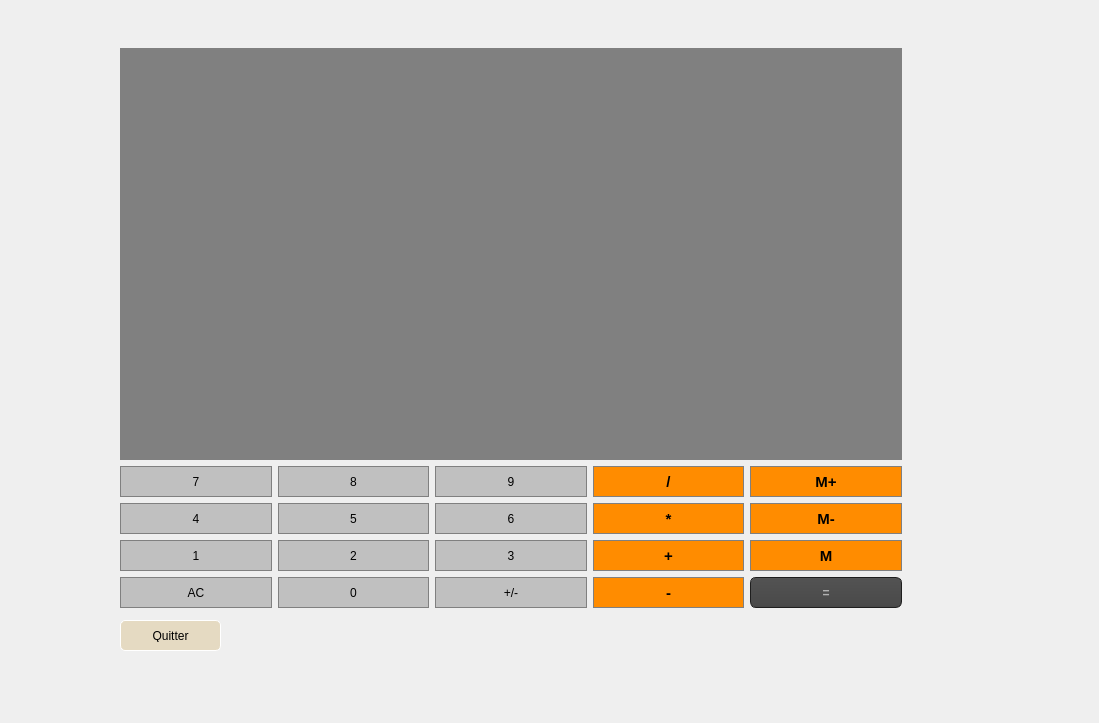
<?xml version="1.0" encoding="UTF-8"?>
<ui version="4.0">
 <class>calculator</class>
 <widget class="QDialog" name="calculator">
  <property name="geometry">
   <rect>
    <x>0</x>
    <y>0</y>
    <width>1099</width>
    <height>723</height>
   </rect>
  </property>
  <property name="windowTitle">
   <string>Dialog</string>
  </property>
  <widget class="QPushButton" name="Button6">
   <property name="geometry">
    <rect>
     <x>435</x>
     <y>503</y>
     <width>152</width>
     <height>31</height>
    </rect>
   </property>
   <property name="sizePolicy">
    <sizepolicy hsizetype="Preferred" vsizetype="Preferred">
     <horstretch>0</horstretch>
     <verstretch>0</verstretch>
    </sizepolicy>
   </property>
   <property name="styleSheet">
    <string notr="true">QPushButton {
     background-color: #C0C0C0; border: 1px solid gray;
	border-radius: 0px;
	padding: 5px;
}
QPushButton:pressed {
    background-color: #A9A9A9; border: 1px solid gray;
	border-radius: 0px;
	padding: 5px;
}
 </string>
   </property>
   <property name="text">
    <string>6</string>
   </property>
  </widget>
  <widget class="QPushButton" name="Button3">
   <property name="geometry">
    <rect>
     <x>435</x>
     <y>540</y>
     <width>152</width>
     <height>31</height>
    </rect>
   </property>
   <property name="sizePolicy">
    <sizepolicy hsizetype="Preferred" vsizetype="Preferred">
     <horstretch>0</horstretch>
     <verstretch>0</verstretch>
    </sizepolicy>
   </property>
   <property name="styleSheet">
    <string notr="true">QPushButton {
     background-color: #C0C0C0; border: 1px solid gray;
	border-radius: 0px;
	padding: 5px;
}
QPushButton:pressed {
    background-color: #A9A9A9; border: 1px solid gray;
	border-radius: 0px;
	padding: 5px;
}
 </string>
   </property>
   <property name="text">
    <string>3</string>
   </property>
  </widget>
  <widget class="QPushButton" name="Divide">
   <property name="geometry">
    <rect>
     <x>593</x>
     <y>466</y>
     <width>151</width>
     <height>31</height>
    </rect>
   </property>
   <property name="sizePolicy">
    <sizepolicy hsizetype="Preferred" vsizetype="Preferred">
     <horstretch>0</horstretch>
     <verstretch>0</verstretch>
    </sizepolicy>
   </property>
   <property name="font">
    <font>
     <pointsize>11</pointsize>
     <weight>75</weight>
     <bold>true</bold>
    </font>
   </property>
   <property name="styleSheet">
    <string notr="true">QPushButton {
     background-color: #FF8C00; border: 1px solid gray;
	border-radius: 0px;
	padding: 5px;
}
QPushButton:pressed {
    background-color: #A9A9A9; border: 1px solid gray;
	border-radius: 0px;
	padding: 5px;
}
 </string>
   </property>
   <property name="text">
    <string>/</string>
   </property>
  </widget>
  <widget class="QPushButton" name="Multiply">
   <property name="geometry">
    <rect>
     <x>593</x>
     <y>503</y>
     <width>151</width>
     <height>31</height>
    </rect>
   </property>
   <property name="sizePolicy">
    <sizepolicy hsizetype="Preferred" vsizetype="Preferred">
     <horstretch>0</horstretch>
     <verstretch>0</verstretch>
    </sizepolicy>
   </property>
   <property name="font">
    <font>
     <pointsize>11</pointsize>
     <weight>75</weight>
     <bold>true</bold>
    </font>
   </property>
   <property name="styleSheet">
    <string notr="true">QPushButton {
     background-color: #FF8C00; border: 1px solid gray;
	border-radius: 0px;
	padding: 5px;
}
QPushButton:pressed {
    background-color: #A9A9A9; border: 1px solid gray;
	border-radius: 0px;
	padding: 5px;
}
 </string>
   </property>
   <property name="text">
    <string>*</string>
   </property>
  </widget>
  <widget class="QPushButton" name="Subtract">
   <property name="geometry">
    <rect>
     <x>593</x>
     <y>577</y>
     <width>151</width>
     <height>31</height>
    </rect>
   </property>
   <property name="sizePolicy">
    <sizepolicy hsizetype="Preferred" vsizetype="Preferred">
     <horstretch>0</horstretch>
     <verstretch>0</verstretch>
    </sizepolicy>
   </property>
   <property name="font">
    <font>
     <pointsize>11</pointsize>
     <weight>75</weight>
     <bold>true</bold>
    </font>
   </property>
   <property name="styleSheet">
    <string notr="true">QPushButton {
     background-color: #FF8C00; border: 1px solid gray;
	border-radius: 0px;
	padding: 5px;
}
QPushButton:pressed {
    background-color: #A9A9A9; border: 1px solid gray;
	border-radius: 0px;
	padding: 5px;
}
 </string>
   </property>
   <property name="text">
    <string>-</string>
   </property>
  </widget>
  <widget class="QPushButton" name="MemAdd">
   <property name="geometry">
    <rect>
     <x>750</x>
     <y>466</y>
     <width>152</width>
     <height>31</height>
    </rect>
   </property>
   <property name="sizePolicy">
    <sizepolicy hsizetype="Preferred" vsizetype="Preferred">
     <horstretch>0</horstretch>
     <verstretch>0</verstretch>
    </sizepolicy>
   </property>
   <property name="font">
    <font>
     <pointsize>11</pointsize>
     <weight>75</weight>
     <bold>true</bold>
    </font>
   </property>
   <property name="styleSheet">
    <string notr="true">QPushButton {
     background-color: #FF8C00; border: 1px solid gray;
	border-radius: 0px;
	padding: 5px;
}
QPushButton:pressed {
    background-color: #A9A9A9; border: 1px solid gray;
	border-radius: 0px;
	padding: 5px;
}
 </string>
   </property>
   <property name="text">
    <string>M+</string>
   </property>
  </widget>
  <widget class="QPushButton" name="Button5">
   <property name="geometry">
    <rect>
     <x>278</x>
     <y>503</y>
     <width>151</width>
     <height>31</height>
    </rect>
   </property>
   <property name="sizePolicy">
    <sizepolicy hsizetype="Preferred" vsizetype="Preferred">
     <horstretch>0</horstretch>
     <verstretch>0</verstretch>
    </sizepolicy>
   </property>
   <property name="styleSheet">
    <string notr="true">QPushButton {
     background-color: #C0C0C0; border: 1px solid gray;
	border-radius: 0px;
	padding: 5px;
}
QPushButton:pressed {
    background-color: #A9A9A9; border: 1px solid gray;
	border-radius: 0px;
	padding: 5px;
}
 </string>
   </property>
   <property name="text">
    <string>5</string>
   </property>
  </widget>
  <widget class="QPushButton" name="pushButton_Q">
   <property name="geometry">
    <rect>
     <x>120</x>
     <y>620</y>
     <width>101</width>
     <height>31</height>
    </rect>
   </property>
   <property name="styleSheet">
    <string notr="true">QPushButton {
	
	font: 12pt &quot;MV Boli&quot;;
    background-color: #e5dac2;
    border: 1px solid #ffffff;
    border-radius: 5px;
    color: black;
    padding: 8px 16px;
}

QPushButton:hover {
    background-color: #e5dac2;
}

</string>
   </property>
   <property name="text">
    <string>Quitter</string>
   </property>
  </widget>
  <widget class="QPushButton" name="ChangeSign">
   <property name="geometry">
    <rect>
     <x>435</x>
     <y>577</y>
     <width>152</width>
     <height>31</height>
    </rect>
   </property>
   <property name="sizePolicy">
    <sizepolicy hsizetype="Preferred" vsizetype="Preferred">
     <horstretch>0</horstretch>
     <verstretch>0</verstretch>
    </sizepolicy>
   </property>
   <property name="styleSheet">
    <string notr="true">QPushButton {
     background-color: #C0C0C0; border: 1px solid gray;
	border-radius: 0px;
	padding: 5px;
}
QPushButton:pressed {
    background-color: #A9A9A9; border: 1px solid gray;
	border-radius: 0px;
	padding: 5px;
}
 </string>
   </property>
   <property name="text">
    <string>+/-</string>
   </property>
  </widget>
  <widget class="QPushButton" name="Equals">
   <property name="geometry">
    <rect>
     <x>750</x>
     <y>577</y>
     <width>152</width>
     <height>31</height>
    </rect>
   </property>
   <property name="sizePolicy">
    <sizepolicy hsizetype="Preferred" vsizetype="Preferred">
     <horstretch>0</horstretch>
     <verstretch>0</verstretch>
    </sizepolicy>
   </property>
   <property name="font">
    <font>
     <pointsize>-1</pointsize>
     <weight>75</weight>
     <bold>true</bold>
    </font>
   </property>
   <property name="styleSheet">
    <string notr="true">QToolTip
{
     border: 1px solid black;
     background-color: #ffa02f;
     padding: 1px;
     border-radius: 3px;
     opacity: 100;
}

QWidget
{
    color: #b1b1b1;
    background-color: #323232;
}

QWidget:item:hover
{
    background-color: QLinearGradient( x1: 0, y1: 0, x2: 0, y2: 1, stop: 0 #ffa02f, stop: 1 #ca0619);
    color: #000000;
}

QWidget:item:selected
{
    background-color: QLinearGradient( x1: 0, y1: 0, x2: 0, y2: 1, stop: 0 #ffa02f, stop: 1 #d7801a);
}

QMenuBar::item
{
    background: transparent;
}

QMenuBar::item:selected
{
    background: transparent;
    border: 1px solid #ffaa00;
}

QMenuBar::item:pressed
{
    background: #444;
    border: 1px solid #000;
    background-color: QLinearGradient(
        x1:0, y1:0,
        x2:0, y2:1,
        stop:1 #212121,
        stop:0.4 #343434/*,
        stop:0.2 #343434,
        stop:0.1 #ffaa00*/
    );
    margin-bottom:-1px;
    padding-bottom:1px;
}

QMenu
{
    border: 1px solid #000;
}

QMenu::item
{
    padding: 2px 20px 2px 20px;
}

QMenu::item:selected
{
    color: #000000;
}

QWidget:disabled
{
    color: #404040;
    background-color: #323232;
}

QAbstractItemView
{
    background-color: QLinearGradient( x1: 0, y1: 0, x2: 0, y2: 1, stop: 0 #4d4d4d, stop: 0.1 #646464, stop: 1 #5d5d5d);
}

QWidget:focus
{
    /*border: 2px solid QLinearGradient( x1: 0, y1: 0, x2: 0, y2: 1, stop: 0 #ffa02f, stop: 1 #d7801a);*/
}

QLineEdit
{
    background-color: QLinearGradient( x1: 0, y1: 0, x2: 0, y2: 1, stop: 0 #4d4d4d, stop: 0 #646464, stop: 1 #5d5d5d);
    padding: 1px;
    border-style: solid;
    border: 1px solid #1e1e1e;
    border-radius: 5;
}

QPushButton
{
    color: #b1b1b1;
    background-color: QLinearGradient( x1: 0, y1: 0, x2: 0, y2: 1, stop: 0 #565656, stop: 0.1 #525252, stop: 0.5 #4e4e4e, stop: 0.9 #4a4a4a, stop: 1 #464646);
    border-width: 1px;
    border-color: #1e1e1e;
    border-style: solid;
    border-radius: 6;
    padding: 3px;
    font-size: 12px;
    padding-left: 5px;
    padding-right: 5px;
}

QPushButton:pressed
{
    background-color: QLinearGradient( x1: 0, y1: 0, x2: 0, y2: 1, stop: 0 #2d2d2d, stop: 0.1 #2b2b2b, stop: 0.5 #292929, stop: 0.9 #282828, stop: 1 #252525);
}

QComboBox
{
    selection-background-color: #ffaa00;
    background-color: QLinearGradient( x1: 0, y1: 0, x2: 0, y2: 1, stop: 0 #565656, stop: 0.1 #525252, stop: 0.5 #4e4e4e, stop: 0.9 #4a4a4a, stop: 1 #464646);
    border-style: solid;
    border: 1px solid #1e1e1e;
    border-radius: 5;
}

QComboBox:hover,QPushButton:hover
{
    border: 2px solid QLinearGradient( x1: 0, y1: 0, x2: 0, y2: 1, stop: 0 #ffa02f, stop: 1 #d7801a);
}


QComboBox:on
{
    padding-top: 3px;
    padding-left: 4px;
    background-color: QLinearGradient( x1: 0, y1: 0, x2: 0, y2: 1, stop: 0 #2d2d2d, stop: 0.1 #2b2b2b, stop: 0.5 #292929, stop: 0.9 #282828, stop: 1 #252525);
    selection-background-color: #ffaa00;
}

QComboBox QAbstractItemView
{
    border: 2px solid darkgray;
    selection-background-color: QLinearGradient( x1: 0, y1: 0, x2: 0, y2: 1, stop: 0 #ffa02f, stop: 1 #d7801a);
}

QComboBox::drop-down
{
     subcontrol-origin: padding;
     subcontrol-position: top right;
     width: 15px;

     border-left-width: 0px;
     border-left-color: darkgray;
     border-left-style: solid; /* just a single line */
     border-top-right-radius: 3px; /* same radius as the QComboBox */
     border-bottom-right-radius: 3px;
 }

QComboBox::down-arrow
{
     image: url(:/down_arrow.png);
}

QGroupBox:focus
{
border: 2px solid QLinearGradient( x1: 0, y1: 0, x2: 0, y2: 1, stop: 0 #ffa02f, stop: 1 #d7801a);
}

QTextEdit:focus
{
    border: 2px solid QLinearGradient( x1: 0, y1: 0, x2: 0, y2: 1, stop: 0 #ffa02f, stop: 1 #d7801a);
}

QScrollBar:horizontal {
     border: 1px solid #222222;
     background: QLinearGradient( x1: 0, y1: 0, x2: 0, y2: 1, stop: 0.0 #121212, stop: 0.2 #282828, stop: 1 #484848);
     height: 7px;
     margin: 0px 16px 0 16px;
}

QScrollBar::handle:horizontal
{
      background: QLinearGradient( x1: 0, y1: 0, x2: 1, y2: 0, stop: 0 #ffa02f, stop: 0.5 #d7801a, stop: 1 #ffa02f);
      min-height: 20px;
      border-radius: 2px;
}

QScrollBar::add-line:horizontal {
      border: 1px solid #1b1b19;
      border-radius: 2px;
      background: QLinearGradient( x1: 0, y1: 0, x2: 1, y2: 0, stop: 0 #ffa02f, stop: 1 #d7801a);
      width: 14px;
      subcontrol-position: right;
      subcontrol-origin: margin;
}

QScrollBar::sub-line:horizontal {
      border: 1px solid #1b1b19;
      border-radius: 2px;
      background: QLinearGradient( x1: 0, y1: 0, x2: 1, y2: 0, stop: 0 #ffa02f, stop: 1 #d7801a);
      width: 14px;
     subcontrol-position: left;
     subcontrol-origin: margin;
}

QScrollBar::right-arrow:horizontal, QScrollBar::left-arrow:horizontal
{
      border: 1px solid black;
      width: 1px;
      height: 1px;
      background: white;
}

QScrollBar::add-page:horizontal, QScrollBar::sub-page:horizontal
{
      background: none;
}

QScrollBar:vertical
{
      background: QLinearGradient( x1: 0, y1: 0, x2: 1, y2: 0, stop: 0.0 #121212, stop: 0.2 #282828, stop: 1 #484848);
      width: 7px;
      margin: 16px 0 16px 0;
      border: 1px solid #222222;
}

QScrollBar::handle:vertical
{
      background: QLinearGradient( x1: 0, y1: 0, x2: 0, y2: 1, stop: 0 #ffa02f, stop: 0.5 #d7801a, stop: 1 #ffa02f);
      min-height: 20px;
      border-radius: 2px;
}

QScrollBar::add-line:vertical
{
      border: 1px solid #1b1b19;
      border-radius: 2px;
      background: QLinearGradient( x1: 0, y1: 0, x2: 0, y2: 1, stop: 0 #ffa02f, stop: 1 #d7801a);
      height: 14px;
      subcontrol-position: bottom;
      subcontrol-origin: margin;
}

QScrollBar::sub-line:vertical
{
      border: 1px solid #1b1b19;
      border-radius: 2px;
      background: QLinearGradient( x1: 0, y1: 0, x2: 0, y2: 1, stop: 0 #d7801a, stop: 1 #ffa02f);
      height: 14px;
      subcontrol-position: top;
      subcontrol-origin: margin;
}

QScrollBar::up-arrow:vertical, QScrollBar::down-arrow:vertical
{
      border: 1px solid black;
      width: 1px;
      height: 1px;
      background: white;
}


QScrollBar::add-page:vertical, QScrollBar::sub-page:vertical
{
      background: none;
}

QTextEdit
{
    background-color: #242424;
}

QPlainTextEdit
{
    background-color: #242424;
}

QHeaderView::section
{
    background-color: QLinearGradient(x1:0, y1:0, x2:0, y2:1, stop:0 #616161, stop: 0.5 #505050, stop: 0.6 #434343, stop:1 #656565);
    color: white;
    padding-left: 4px;
    border: 1px solid #6c6c6c;
}

QCheckBox:disabled
{
color: #414141;
}

QDockWidget::title
{
    text-align: center;
    spacing: 3px; /* spacing between items in the tool bar */
    background-color: QLinearGradient(x1:0, y1:0, x2:0, y2:1, stop:0 #323232, stop: 0.5 #242424, stop:1 #323232);
}

QDockWidget::close-button, QDockWidget::float-button
{
    text-align: center;
    spacing: 1px; /* spacing between items in the tool bar */
    background-color: QLinearGradient(x1:0, y1:0, x2:0, y2:1, stop:0 #323232, stop: 0.5 #242424, stop:1 #323232);
}

QDockWidget::close-button:hover, QDockWidget::float-button:hover
{
    background: #242424;
}

QDockWidget::close-button:pressed, QDockWidget::float-button:pressed
{
    padding: 1px -1px -1px 1px;
}

QMainWindow::separator
{
    background-color: QLinearGradient(x1:0, y1:0, x2:0, y2:1, stop:0 #161616, stop: 0.5 #151515, stop: 0.6 #212121, stop:1 #343434);
    color: white;
    padding-left: 4px;
    border: 1px solid #4c4c4c;
    spacing: 3px; /* spacing between items in the tool bar */
}

QMainWindow::separator:hover
{

    background-color: QLinearGradient(x1:0, y1:0, x2:0, y2:1, stop:0 #d7801a, stop:0.5 #b56c17 stop:1 #ffa02f);
    color: white;
    padding-left: 4px;
    border: 1px solid #6c6c6c;
    spacing: 3px; /* spacing between items in the tool bar */
}

QToolBar::handle
{
     spacing: 3px; /* spacing between items in the tool bar */
     background: url(:/images/handle.png);
}

QMenu::separator
{
    height: 2px;
    background-color: QLinearGradient(x1:0, y1:0, x2:0, y2:1, stop:0 #161616, stop: 0.5 #151515, stop: 0.6 #212121, stop:1 #343434);
    color: white;
    padding-left: 4px;
    margin-left: 10px;
    margin-right: 5px;
}

QProgressBar
{
    border: 2px solid grey;
    border-radius: 5px;
    text-align: center;
}

QProgressBar::chunk
{
    background-color: #d7801a;
    width: 2.15px;
    margin: 0.5px;
}

QTabBar::tab {
    color: #b1b1b1;
    border: 1px solid #444;
    border-bottom-style: none;
    background-color: #323232;
    padding-left: 10px;
    padding-right: 10px;
    padding-top: 3px;
    padding-bottom: 2px;
    margin-right: -1px;
}

QTabWidget::pane {
    border: 1px solid #444;
    top: 1px;
}

QTabBar::tab:last
{
    margin-right: 0; /* the last selected tab has nothing to overlap with on the right */
    border-top-right-radius: 3px;
}

QTabBar::tab:first:!selected
{
 margin-left: 0px; /* the last selected tab has nothing to overlap with on the right */


    border-top-left-radius: 3px;
}

QTabBar::tab:!selected
{
    color: #b1b1b1;
    border-bottom-style: solid;
    margin-top: 3px;
    background-color: QLinearGradient(x1:0, y1:0, x2:0, y2:1, stop:1 #212121, stop:.4 #343434);
}

QTabBar::tab:selected
{
    border-top-left-radius: 3px;
    border-top-right-radius: 3px;
    margin-bottom: 0px;
}

QTabBar::tab:!selected:hover
{
    /*border-top: 2px solid #ffaa00;
    padding-bottom: 3px;*/
    border-top-left-radius: 3px;
    border-top-right-radius: 3px;
    background-color: QLinearGradient(x1:0, y1:0, x2:0, y2:1, stop:1 #212121, stop:0.4 #343434, stop:0.2 #343434, stop:0.1 #ffaa00);
}

QRadioButton::indicator:checked, QRadioButton::indicator:unchecked{
    color: #b1b1b1;
    background-color: #323232;
    border: 1px solid #b1b1b1;
    border-radius: 6px;
}

QRadioButton::indicator:checked
{
    background-color: qradialgradient(
        cx: 0.5, cy: 0.5,
        fx: 0.5, fy: 0.5,
        radius: 1.0,
        stop: 0.25 #ffaa00,
        stop: 0.3 #323232
    );
}

QCheckBox::indicator{
    color: #b1b1b1;
    background-color: #323232;
    border: 1px solid #b1b1b1;
    width: 9px;
    height: 9px;
}

QRadioButton::indicator
{
    border-radius: 6px;
}

QRadioButton::indicator:hover, QCheckBox::indicator:hover
{
    border: 1px solid #ffaa00;
}

QCheckBox::indicator:checked
{
    image:url(:/images/checkbox.png);
}

QCheckBox::indicator:disabled, QRadioButton::indicator:disabled
{
    border: 1px solid #444;
}</string>
   </property>
   <property name="text">
    <string>=</string>
   </property>
  </widget>
  <widget class="QPushButton" name="Button0">
   <property name="geometry">
    <rect>
     <x>278</x>
     <y>577</y>
     <width>151</width>
     <height>31</height>
    </rect>
   </property>
   <property name="sizePolicy">
    <sizepolicy hsizetype="Preferred" vsizetype="Preferred">
     <horstretch>0</horstretch>
     <verstretch>0</verstretch>
    </sizepolicy>
   </property>
   <property name="styleSheet">
    <string notr="true">QPushButton {
     background-color: #C0C0C0; border: 1px solid gray;
	border-radius: 0px;
	padding: 5px;
}
QPushButton:pressed {
    background-color: #A9A9A9; border: 1px solid gray;
	border-radius: 0px;
	padding: 5px;
}
 </string>
   </property>
   <property name="text">
    <string>0</string>
   </property>
  </widget>
  <widget class="QPushButton" name="Add">
   <property name="geometry">
    <rect>
     <x>593</x>
     <y>540</y>
     <width>151</width>
     <height>31</height>
    </rect>
   </property>
   <property name="sizePolicy">
    <sizepolicy hsizetype="Preferred" vsizetype="Preferred">
     <horstretch>0</horstretch>
     <verstretch>0</verstretch>
    </sizepolicy>
   </property>
   <property name="font">
    <font>
     <pointsize>11</pointsize>
     <weight>75</weight>
     <bold>true</bold>
    </font>
   </property>
   <property name="styleSheet">
    <string notr="true">QPushButton {
     background-color: #FF8C00; border: 1px solid gray;
	border-radius: 0px;
	padding: 5px;
}
QPushButton:pressed {
    background-color: #A9A9A9; border: 1px solid gray;
	border-radius: 0px;
	padding: 5px;
}
 </string>
   </property>
   <property name="text">
    <string>+</string>
   </property>
  </widget>
  <widget class="QPushButton" name="Clear">
   <property name="geometry">
    <rect>
     <x>120</x>
     <y>577</y>
     <width>152</width>
     <height>31</height>
    </rect>
   </property>
   <property name="sizePolicy">
    <sizepolicy hsizetype="Preferred" vsizetype="Preferred">
     <horstretch>0</horstretch>
     <verstretch>0</verstretch>
    </sizepolicy>
   </property>
   <property name="styleSheet">
    <string notr="true">QPushButton {
     background-color: #C0C0C0; border: 1px solid gray;
	border-radius: 0px;
	padding: 5px;
}
QPushButton:pressed {
    background-color: #A9A9A9; border: 1px solid gray;
	border-radius: 0px;
	padding: 5px;
}
 </string>
   </property>
   <property name="text">
    <string>AC</string>
   </property>
  </widget>
  <widget class="QPushButton" name="Button2">
   <property name="geometry">
    <rect>
     <x>278</x>
     <y>540</y>
     <width>151</width>
     <height>31</height>
    </rect>
   </property>
   <property name="sizePolicy">
    <sizepolicy hsizetype="Preferred" vsizetype="Preferred">
     <horstretch>0</horstretch>
     <verstretch>0</verstretch>
    </sizepolicy>
   </property>
   <property name="styleSheet">
    <string notr="true">QPushButton {
     background-color: #C0C0C0; border: 1px solid gray;
	border-radius: 0px;
	padding: 5px;
}
QPushButton:pressed {
    background-color: #A9A9A9; border: 1px solid gray;
	border-radius: 0px;
	padding: 5px;
}
 </string>
   </property>
   <property name="text">
    <string>2</string>
   </property>
  </widget>
  <widget class="QPushButton" name="MemGet">
   <property name="geometry">
    <rect>
     <x>750</x>
     <y>540</y>
     <width>152</width>
     <height>31</height>
    </rect>
   </property>
   <property name="sizePolicy">
    <sizepolicy hsizetype="Preferred" vsizetype="Preferred">
     <horstretch>0</horstretch>
     <verstretch>0</verstretch>
    </sizepolicy>
   </property>
   <property name="font">
    <font>
     <pointsize>11</pointsize>
     <weight>75</weight>
     <bold>true</bold>
    </font>
   </property>
   <property name="styleSheet">
    <string notr="true">QPushButton {
     background-color: #FF8C00; border: 1px solid gray;
	border-radius: 0px;
	padding: 5px;
}
QPushButton:pressed {
    background-color: #A9A9A9; border: 1px solid gray;
	border-radius: 0px;
	padding: 5px;
}
 </string>
   </property>
   <property name="text">
    <string>M</string>
   </property>
  </widget>
  <widget class="QPushButton" name="Button8">
   <property name="geometry">
    <rect>
     <x>278</x>
     <y>466</y>
     <width>151</width>
     <height>31</height>
    </rect>
   </property>
   <property name="sizePolicy">
    <sizepolicy hsizetype="Preferred" vsizetype="Preferred">
     <horstretch>0</horstretch>
     <verstretch>0</verstretch>
    </sizepolicy>
   </property>
   <property name="styleSheet">
    <string notr="true">QPushButton {
     background-color: #C0C0C0; border: 1px solid gray;
	border-radius: 0px;
	padding: 5px;
}
QPushButton:pressed {
    background-color: #A9A9A9; border: 1px solid gray;
	border-radius: 0px;
	padding: 5px;
}
 </string>
   </property>
   <property name="text">
    <string>8</string>
   </property>
  </widget>
  <widget class="QPushButton" name="Button4">
   <property name="geometry">
    <rect>
     <x>120</x>
     <y>503</y>
     <width>152</width>
     <height>31</height>
    </rect>
   </property>
   <property name="sizePolicy">
    <sizepolicy hsizetype="Preferred" vsizetype="Preferred">
     <horstretch>0</horstretch>
     <verstretch>0</verstretch>
    </sizepolicy>
   </property>
   <property name="styleSheet">
    <string notr="true">QPushButton {
     background-color: #C0C0C0; border: 1px solid gray;
	border-radius: 0px;
	padding: 5px;
}
QPushButton:pressed {
    background-color: #A9A9A9; border: 1px solid gray;
	border-radius: 0px;
	padding: 5px;
}
 </string>
   </property>
   <property name="text">
    <string>4</string>
   </property>
  </widget>
  <widget class="QPushButton" name="MemClear">
   <property name="geometry">
    <rect>
     <x>750</x>
     <y>503</y>
     <width>152</width>
     <height>31</height>
    </rect>
   </property>
   <property name="sizePolicy">
    <sizepolicy hsizetype="Preferred" vsizetype="Preferred">
     <horstretch>0</horstretch>
     <verstretch>0</verstretch>
    </sizepolicy>
   </property>
   <property name="font">
    <font>
     <pointsize>11</pointsize>
     <weight>75</weight>
     <bold>true</bold>
    </font>
   </property>
   <property name="styleSheet">
    <string notr="true">QPushButton {
     background-color: #FF8C00; border: 1px solid gray;
	border-radius: 0px;
	padding: 5px;
}
QPushButton:pressed {
    background-color: #A9A9A9; border: 1px solid gray;
	border-radius: 0px;
	padding: 5px;
}
 </string>
   </property>
   <property name="text">
    <string>M-</string>
   </property>
  </widget>
  <widget class="QPushButton" name="Button9">
   <property name="geometry">
    <rect>
     <x>435</x>
     <y>466</y>
     <width>152</width>
     <height>31</height>
    </rect>
   </property>
   <property name="sizePolicy">
    <sizepolicy hsizetype="Preferred" vsizetype="Preferred">
     <horstretch>0</horstretch>
     <verstretch>0</verstretch>
    </sizepolicy>
   </property>
   <property name="styleSheet">
    <string notr="true">QPushButton {
     background-color: #C0C0C0; border: 1px solid gray;
	border-radius: 0px;
	padding: 5px;
}
QPushButton:pressed {
    background-color: #A9A9A9; border: 1px solid gray;
	border-radius: 0px;
	padding: 5px;
}
 </string>
   </property>
   <property name="text">
    <string>9</string>
   </property>
  </widget>
  <widget class="QLineEdit" name="Display">
   <property name="geometry">
    <rect>
     <x>120</x>
     <y>48</y>
     <width>782</width>
     <height>412</height>
    </rect>
   </property>
   <property name="sizePolicy">
    <sizepolicy hsizetype="Preferred" vsizetype="Expanding">
     <horstretch>0</horstretch>
     <verstretch>0</verstretch>
    </sizepolicy>
   </property>
   <property name="font">
    <font>
     <family>Microsoft PhagsPa</family>
     <pointsize>20</pointsize>
     <weight>50</weight>
     <bold>false</bold>
    </font>
   </property>
   <property name="styleSheet">
    <string notr="true">QLineEdit {
     background-color: gray; border: 1px solid gray;
	color: #ffffff;}</string>
   </property>
   <property name="text">
    <string/>
   </property>
   <property name="alignment">
    <set>Qt::AlignRight|Qt::AlignTrailing|Qt::AlignVCenter</set>
   </property>
  </widget>
  <widget class="QPushButton" name="Button7">
   <property name="geometry">
    <rect>
     <x>120</x>
     <y>466</y>
     <width>152</width>
     <height>31</height>
    </rect>
   </property>
   <property name="sizePolicy">
    <sizepolicy hsizetype="Preferred" vsizetype="Preferred">
     <horstretch>0</horstretch>
     <verstretch>0</verstretch>
    </sizepolicy>
   </property>
   <property name="styleSheet">
    <string notr="true">QPushButton {
     background-color: #C0C0C0; border: 1px solid gray;
	border-radius: 0px;
	padding: 5px;
}
QPushButton:pressed {
    background-color: #A9A9A9; border: 1px solid gray;
	border-radius: 0px;
	padding: 5px;
}
 </string>
   </property>
   <property name="text">
    <string>7</string>
   </property>
  </widget>
  <widget class="QPushButton" name="Button1">
   <property name="geometry">
    <rect>
     <x>120</x>
     <y>540</y>
     <width>152</width>
     <height>31</height>
    </rect>
   </property>
   <property name="sizePolicy">
    <sizepolicy hsizetype="Preferred" vsizetype="Preferred">
     <horstretch>0</horstretch>
     <verstretch>0</verstretch>
    </sizepolicy>
   </property>
   <property name="styleSheet">
    <string notr="true">QPushButton {
     background-color: #C0C0C0; border: 1px solid gray;
	border-radius: 0px;
	padding: 5px;
}
QPushButton:pressed {
    background-color: #A9A9A9; border: 1px solid gray;
	border-radius: 0px;
	padding: 5px;
}
 </string>
   </property>
   <property name="text">
    <string>1</string>
   </property>
  </widget>
 </widget>
 <resources/>
 <connections/>
</ui>
